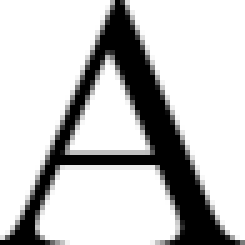
#> input picture 5sem/alphavitBLACK/1.bmp, 49 x 49 px, given as the content of the folder ../LAB6/chars, which was not available (shown 5 times larger)
$ python lab.py
#> lines starting #> are read from the running program, lines starting #| are printed output that depends on the picture; long printed decimals are rounded; pictures that were not available may be replaced by others from this repository, and a replacement may not be noted
from PIL import Image
import numpy as np
from matplotlib import pyplot as plt

"""

Лабораторная работа № 7

Классификация на основе признаков, анализ профилей


"""

ALPHAVIT = ['A', 'B', 'C', 'D', 'E', 'F', 'G', 'H', 'I', 'J', 'K', 'L', 'M', 'N', 'Ñ', 'O', 'P', 'Q', 'R', 'S', 'T', 'U', 'V', 'W', 'X', 'Y', 'Z']
STR = "AMOMUCHOTUSOJOS"


class Feature:
    def __init__(self, pixels):
        self.pixels = pixels

    def weight_black(self):
        np_image = self.pixels
        height, width = np_image.shape

        q = np_image
        q1 = np_image[:height // 2, :width // 2] # верхний левый уол (UL)
        q2 = np_image[:height // 2, width // 2:] # верхний правый уол (UR)
        q3 = np_image[height // 2:, :width // 2] # нижний левый уол (DL)
        q4 = np_image[height // 2:, width // 2:] # нижний правый уол (DR)

        threshold = 128

        weight_q = np.sum(q < threshold)
        weight_q1 = np.sum(q1 < threshold)
        weight_q2 = np.sum(q2 < threshold)
        weight_q3 = np.sum(q3 < threshold)
        weight_q4 = np.sum(q4 < threshold)
        return {"all_weight": weight_q, "all_weight_norm": weight_q / (height * width), "UL_weight": weight_q1, "UR_weight": weight_q2, "DL_weight": weight_q3, "DR_weight": weight_q4, "UL_weight_norm": weight_q1 / ((height / 4) * (width / 4)), "UR_weight_norm": weight_q2 / ((height / 4) * (width / 4)), "DL_weight_norm": weight_q3 / ((height / 4) * (width / 4)), "DR_weight_norm": weight_q4 / ((height / 4) * (width / 4))}


    def get_centre_weight(self):
        y_coords, x_coords = np.where(self.pixels == 0)
        return(np.mean(x_coords), np.mean(y_coords))

    def get_centre_weight_norm(self):
        height, width = self.pixels.shape
        y_coords, x_coords = np.where(self.pixels == 0)
        return(np.mean(x_coords) / width, np.mean(y_coords) / height)

    def f(self, a):
        if (a < 255 // 2):
            return 1
        return 0

    def get_iners(self):
        height, width = self.pixels.shape
        summX = 0
        summY = 0
        x_, y_ = self.get_centre_weight()
        for y in range(height):
            for x in range(width):
                summY += self.f(self.pixels[y, x]) * (y - y_) ** 2
                summX += self.f(self.pixels[y, x]) * (x - x_) ** 2
        return (summX, summY)

    def get_iners_norm(self):
        height, width = self.pixels.shape
        summX = 0
        summY = 0
        x_, y_ = self.get_centre_weight()
        for y in range(height):
            for x in range(width):
                summY += self.f(self.pixels[y, x]) * (y - y_) ** 2
                summX += self.f(self.pixels[y, x]) * (x - x_) ** 2
        return (summX / ((height ** 2) * (width ** 2)), summY / ((height ** 2) * (width ** 2)))


def make_chars_features_df(alf=0): # Рассчет параметров для алфавита/строки12/строки14
    mas = []

    import os
    directory = "../LAB6/chars"
    if (alf == 1):
        directory = "../LAB5/alphavitBLACK"
    elif (alf == 2):
        directory = "../LAB6/chars14"

    files = [f for f in os.listdir(directory) if os.path.isfile(os.path.join(directory, f))]

    for i in range(len(files)):
        if (alf == 1):
            img = Image.open("../LAB5/alphavitBLACK/" + str(i + 1) + ".bmp")
        elif (alf == 0):
            img = Image.open("../LAB6/chars/" + str(i + 1) + ".bmp")
        else:
            img = Image.open("../LAB6/chars14/" + str(i + 1) + ".bmp")

        pixels = np.array(img, dtype=np.uint8)
        ff = Feature(pixels)
        dat = [i] + list(ff.weight_black().values())
        x, y = ff.get_centre_weight()
        dat.append(x)
        dat.append(y)
        x, y = ff.get_centre_weight_norm()
        dat.append(x)
        dat.append(y)
        x, y = ff.get_iners()
        dat.append(x)
        dat.append(y)
        x, y = ff.get_iners_norm()
        dat.append(x)
        dat.append(y)

        mas.append(dat)

    import pandas as pd
    index_names = ['char_index', 'all_weight', 'all_weight_norm', 'UL_weight', 'UR_weight', 'DL_weight',
                   'DR_weight', 'UL_weight_norm',
                   'UR_weight_norm', 'DL_weight_norm', 'DR_weight_norm', 'centre_weight_x', 'centre_weight_y',
                   'centre_weight_x_norm', 'centre_weight_y_norm', 'iner_x', 'iner_y', 'iner_x_norm', 'iner_y_norm']
    df = pd.DataFrame(mas, columns=index_names)
    df.set_index('char_index', inplace=True)
    return df


# def get_distance(char1_prop, char2_prop): # получить меру близости
#     return ((char1_prop["all_weight_norm"] - char2_prop["all_weight_norm"]) ** 2 + \
#             (char1_prop["UL_weight_norm"] - char2_prop["UL_weight_norm"]) ** 2 + \
#             (char1_prop["UR_weight_norm"] - char2_prop["UR_weight_norm"]) ** 2 + \
#             (char1_prop["DL_weight_norm"] - char2_prop["DL_weight_norm"]) ** 2 + \
#             (char1_prop["DR_weight_norm"] - char2_prop["DR_weight_norm"]) ** 2 + \
#             (char1_prop["centre_weight_x_norm"] - char2_prop["centre_weight_x_norm"]) ** 2 + \
#             (char1_prop["centre_weight_y_norm"] - char2_prop["centre_weight_y_norm"]) ** 2 + \
#             (char1_prop["iner_x_norm"] - char2_prop["iner_x_norm"]) ** 2 + \
#             (char1_prop["iner_y_norm"] - char2_prop["iner_y_norm"]) ** 2) ** 0.5

def get_distance(char1_prop, char2_prop): # получить меру близости
    a1 = (char1_prop["all_weight_norm"] - char2_prop["all_weight_norm"]) ** 2
    a2 = (char1_prop["UL_weight_norm"] - char2_prop["UL_weight_norm"]) ** 2
    a3 = (char1_prop["UR_weight_norm"] - char2_prop["UR_weight_norm"]) ** 2
    a4 = (char1_prop["DL_weight_norm"] - char2_prop["DL_weight_norm"]) ** 2
    a5 = (char1_prop["DR_weight_norm"] - char2_prop["DR_weight_norm"]) ** 2
    a6 = (char1_prop["centre_weight_x_norm"] - char2_prop["centre_weight_x_norm"]) ** 2
    a7 = (char1_prop["centre_weight_y_norm"] - char2_prop["centre_weight_y_norm"]) ** 2
    a8 = (char1_prop["iner_x_norm"] - char2_prop["iner_x_norm"]) ** 2
    a9 = (char1_prop["iner_y_norm"] - char2_prop["iner_y_norm"]) ** 2
    return ((a1 + a2 + a3 + a4 + a5 + a6 + a7 + a8 + a9) ** 0.5) / 9

def get_measure_proximity(char1_prop, char2_prop):
    return 1 - get_distance(char1_prop, char2_prop)


def get_str_measures(df_str, df_alf): # Расстрояние каждой буквы строки до каждой буквы алфавита
    data = []
    for i in range(df_str.shape[0]):
        mas = []
        for j in range(df_alf.shape[0]):
            mas.append((ALPHAVIT[j], get_measure_proximity(df_str.iloc[i], df_alf.iloc[j])))
        sorted_mas = sorted(mas, key=lambda x: x[1], reverse=True)
        data.append(sorted_mas)
    return data

df_chars_features_str_12 = make_chars_features_df() # Получаем все признаки букв строки (шрифт 12)
#> in make_chars_features_df, img is the input picture: PIL image 49x49 L; min 0, max 255, mean 198.2
#> in weight_black, `q1 = np_image[:height // 2, :width // 2]`:
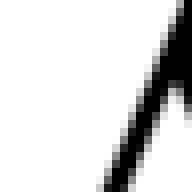
#> q1: shape (24, 24) (shown 8 times larger); min 0, max 255, mean 218.8
#> in weight_black, `q2 = np_image[:height // 2, width // 2:]`:
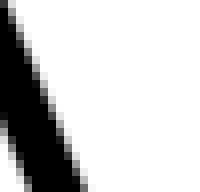
#> q2: shape (24, 25) (shown 8 times larger); min 0, max 255, mean 203.2
#> in weight_black, `q3 = np_image[height // 2:, :width // 2]`:
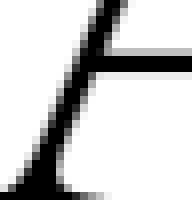
#> q3: shape (25, 24) (shown 8 times larger); min 0, max 255, mean 203.8
#> in weight_black, `q4 = np_image[height // 2:, width // 2:]`:
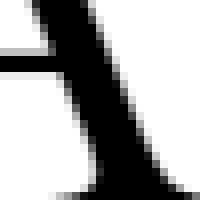
#> q4: shape (25, 25) (shown 8 times larger); min 0, max 255, mean 169.1
#> in weight_black, `weight_q = np.sum(q < threshold)`: weight_q = 531
#> in weight_black, `weight_q1 = np.sum(q1 < threshold)`: weight_q1 = 82
#> in weight_black, `weight_q2 = np.sum(q2 < threshold)`: weight_q2 = 123
#> in weight_black, `weight_q3 = np.sum(q3 < threshold)`: weight_q3 = 117
#> in weight_black, `weight_q4 = np.sum(q4 < threshold)`: weight_q4 = 209
#> in make_chars_features_df, `dat = [i] + list(ff.weight_black().values())`: dat = [0, 531, 0.221, 82, 123, 117, 209, 0.546, 0.82, 0.78, 1.39]
#> in get_centre_weight, `y_coords, x_coords = np.where(self.pixels == 0)`: y_coords = 401 values from 0 to 48; x_coords = 401 values, max 46 at index 400, min 0 at index 380, mean 26.2
#> in make_chars_features_df, `x, y = ff.get_centre_weight()`: x = 26.2; y = 27.94
#> in get_centre_weight_norm, `y_coords, x_coords = np.where(self.pixels == 0)`: y_coords = 401 values from 0 to 48
#> in make_chars_features_df, `x, y = ff.get_centre_weight_norm()`: x = 0.535; y = 0.57
#> in get_iners, `x_, y_ = self.get_centre_weight()`: x_ = 26.2; y_ = 27.94
#> after the loop in get_iners, `for y in range(height):`: summX = 63389.5; summY = 94304.5
#> in make_chars_features_df, `x, y = ff.get_iners()`: x = 63389.5; y = 94304.5
#> in get_iners_norm, `x_, y_ = self.get_centre_weight()`: x_ = 26.2; y_ = 27.94
#> after the loop in get_iners_norm, `for y in range(height):`: summX = 63389.5; summY = 94304.5
#> in make_chars_features_df, `x, y = ff.get_iners_norm()`: x = 0.011; y = 0.0164
#> in make_chars_features_df, `df = pd.DataFrame(mas, columns=index_names)`: df = table of 1 rows and 19 columns
#> df_chars_features_str_12 = table of 1 rows and 18 columns
df_chars_features_str_14 = make_chars_features_df(2) # Получаем все признаки букв строки (шрифт 14)
#> df_chars_features_str_14 = table of 1 rows and 18 columns
df_chars_features_alphavit = make_chars_features_df(1) # Получаем все признаки букв алфавита
#> in make_chars_features_df (call 3), `x, y = ff.get_centre_weight()`: x = 26.2; y = 27.94
#> in make_chars_features_df (call 3), `x, y = ff.get_centre_weight_norm()`: x = 0.535; y = 0.57
#> in make_chars_features_df (call 3), `x, y = ff.get_iners()`: x = 63389.5; y = 94304.5
#> in make_chars_features_df (call 3), `x, y = ff.get_iners_norm()`: x = 0.011; y = 0.0164
#> pass 3 of the loop in make_chars_features_df, `for i in range(len(files)):`:
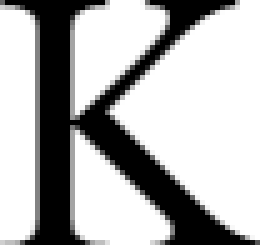
#> input picture 5sem/alphavitBLACK/11.bmp, 52 x 49 px, given in place of 3.bmp, which was not available (shown 5 times larger)
#> in make_chars_features_df, img is the input picture: PIL image 52x49 L; min 0, max 255, mean 177.9
#> q1: shape (24, 26)
#> q2: shape (24, 26)
#> in weight_black (call 5), `q3 = np_image[height // 2:, :width // 2]`:
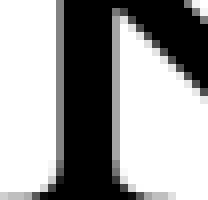
#> q3: shape (25, 26) (shown 8 times larger); min 0, max 255, mean 154.7
#> in weight_black (call 5), `q4 = np_image[height // 2:, width // 2:]`:
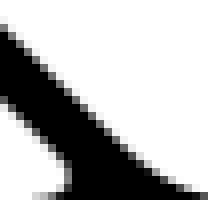
#> q4: shape (25, 26) (shown 8 times larger); min 0, max 255, mean 182.8
#> weight_q = 748
#> weight_q1 = 215
#> weight_q2 = 97
#> weight_q3 = 243
#> weight_q4 = 193
#> dat = [2, 748, 0.294, 215, 97, 243, 193, 1.35, 0.609, 1.53, 1.21]
#> in make_chars_features_df (call 3), `x, y = ff.get_centre_weight()`: x = 20.71; y = 25.5
#> in make_chars_features_df (call 3), `x, y = ff.get_centre_weight_norm()`: x = 0.398; y = 0.52
#> in make_chars_features_df (call 3), `x, y = ff.get_iners()`: x = 106496; y = 179767
#> in make_chars_features_df (call 3), `x, y = ff.get_iners_norm()`: x = 0.0164; y = 0.0277
#> in make_chars_features_df (call 3), `df = pd.DataFrame(mas, columns=index_names)`: df = table of 3 rows and 19 columns
#> df_chars_features_alphavit = table of 3 rows and 18 columns

# Для шрифта того же размера что и в алфавите
data = get_str_measures(df_chars_features_str_12, df_chars_features_alphavit)
#> data = [[('A', 1), ('B', 1), ('C', 0.873)]]
count_ygadal = 0
for i in range(len(data)):
    print(data[i])
    if data[i][0][0] == STR[i]:
        count_ygadal += 1
#> this loop made 1 pass
#| [('A', 1.0), ('B', 1.0), ('C', 0.873)]
#> after the loop, count_ygadal = 1

print("\nшрифт в алафмте 12 в строке 12")
print("Ygadal", str(count_ygadal) + "/" + str(len(STR)), " Bykv, eto", count_ygadal / len(STR) * 100, "procentov\n")
#| Ygadal 1/15  Bykv, eto 6.667 procentov


# Для шрифта большего размера чем в алфавите
data = get_str_measures(df_chars_features_str_14, df_chars_features_alphavit)
count_ygadal = 0
for i in range(len(data)):
    print(data[i])
    if data[i][0][0] == STR[i]:
        count_ygadal += 1
#> after the loop, count_ygadal = 1

print("\nшрифт в алафмте 12 в строке 14")
print("Ygadal", str(count_ygadal) + "/" + str(len(STR)), " Bykv, eto", count_ygadal / len(STR) * 100, "procentov\n")
#| Ygadal 1/15  Bykv, eto 6.667 procentov
